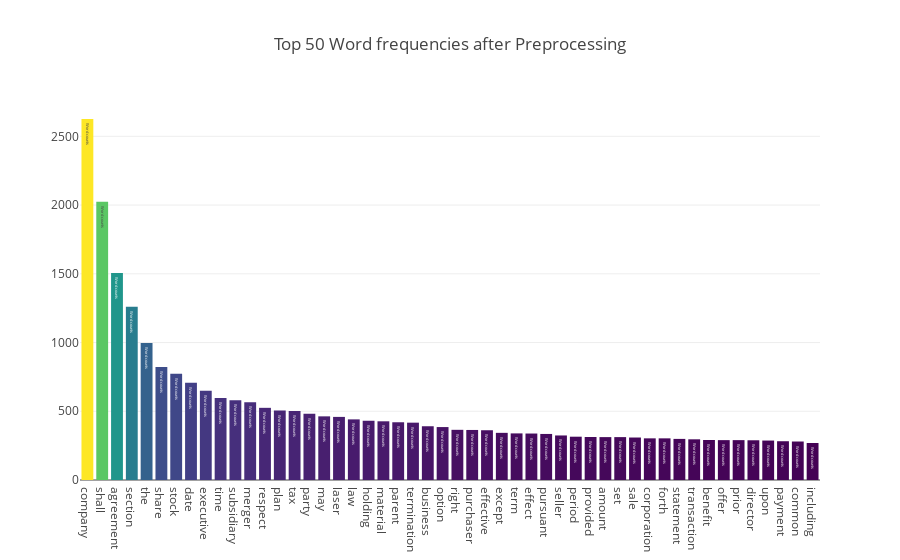
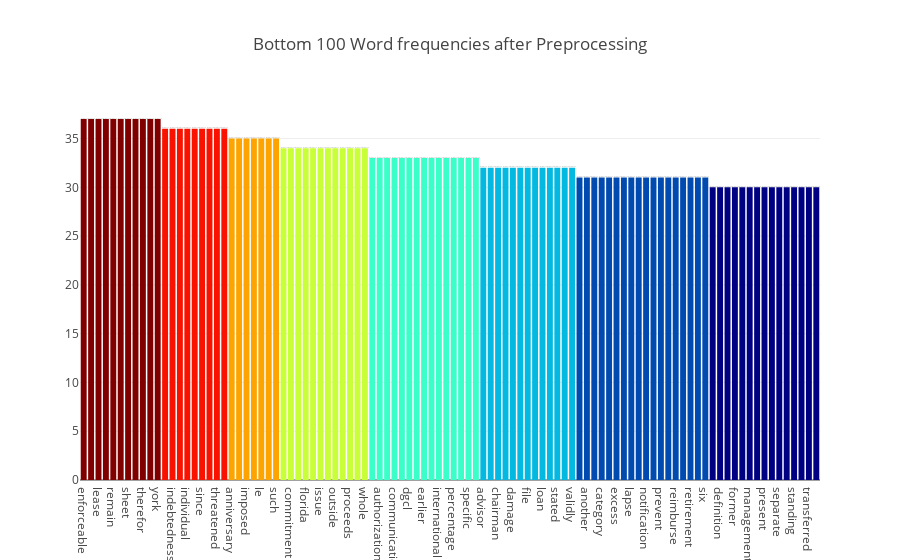

These figures' notebook cell, in order:
### Code cell
import numpy as np
feature_names = vectorizer.get_feature_names()
vector = np.asarray(sentence_transform.sum(axis=0)).ravel()
combined = list(zip(feature_names,vector))
x, y = (list(x) for x in zip(*sorted(combined, key=lambda x: x[1], reverse=True)))
# Now I want to extract out on the top 15 and bottom 15 words
Y = np.concatenate([y[0:15], y[-16:-1]])
X = np.concatenate([x[0:15], x[-16:-1]])

# Plotting the Plot.ly plot for the Top 50 word frequencies
data = [go.Bar(
            x = x[0:50],
            y = y[0:50],
            marker= dict(colorscale='Viridis',
                         color = y[0:50]
                        ),
            text='Word counts'
    )]

layout = go.Layout(
    title='Top 50 Word frequencies after Preprocessing'
)

fig = go.Figure(data=data, layout=layout)

py.iplot(fig, filename='basic-bar')

# Plotting the Plot.ly plot for the Top 50 word frequencies
data = [go.Bar(
            x = x[-100:],
            y = y[-100:],
            marker= dict(colorscale='Jet',
                         color = y[-100:]
                        ),
            text='Word counts'
    )]

layout = go.Layout(
    title='Bottom 100 Word frequencies after Preprocessing'
)

fig = go.Figure(data=data, layout=layout)

py.iplot(fig, filename='basic-bar')

### Figure 1 — Plotly figure (JSON) as saved in the notebook; plotly's stock layout.template omitted (floating-point values rounded to 4 significant figures)
{"data": [{"marker": {"color": [2626, 2024, 1506, 1261, 997, 822, 773, 707, 649, 597, 580, 565, 525, 505, 502, 482, 463, 459, 441, 431, 427, 420, 417, 391, 385, 365, 364, 362, 343, 339, 338, 335, 324, 315, 313, 312, 312, 309, 303, 303, 299, 296, 291, 290, 290, 289, 287, 282, 280, 269], "colorscale": "Viridis"}, "text": "Word counts", "type": "bar", "uid": "96cf81a8-0570-48a6-aed7-2bdff97bb713", "x": ["company", "shall", "agreement", "section", "the", "share", "stock", "date", "executive", "time", "subsidiary", "merger", "respect", "plan", "tax", "party", "may", "laser", "law", "holding", "material", "parent", "termination", "business", "option", "right", "purchaser", "effective", "except", "term", "effect", "pursuant", "seller", "period", "provided", "amount", "set", "sale", "corporation", "forth", "statement", "transaction", "benefit", "offer", "prior", "director", "upon", "payment", "common", "including"], "y": [2626, 2024, 1506, 1261, 997, 822, 773, 707, 649, 597, 580, 565, 525, 505, 502, 482, 463, 459, 441, 431, 427, 420, 417, 391, 385, 365, 364, 362, 343, 339, 338, 335, 324, 315, 313, 312, 312, 309, 303, 303, 299, 296, 291, 290, 290, 289, 287, 282, 280, 269]}], "layout": {"title": {"text": "Top 50 Word frequencies after Preprocessing"}}}

### Figure 2 — Plotly figure (JSON) as saved in the notebook; plotly's stock layout.template omitted (floating-point values rounded to 4 significant figures)
{"data": [{"marker": {"color": [37, 37, 37, 37, 37, 37, 37, 37, 37, 37, 37, 36, 36, 36, 36, 36, 36, 36, 36, 36, 35, 35, 35, 35, 35, 35, 35, 34, 34, 34, 34, 34, 34, 34, 34, 34, 34, 34, 34, 33, 33, 33, 33, 33, 33, 33, 33, 33, 33, 33, 33, 33, 33, 33, 32, 32, 32, 32, 32, 32, 32, 32, 32, 32, 32, 32, 32, 31, 31, 31, 31, 31, 31, 31, 31, 31, 31, 31, 31, 31, 31, 31, 31, 31, 31, 30, 30, 30, 30, 30, 30, 30, 30, 30, 30, 30, 30, 30, 30, 30], "colorscale": "Jet"}, "text": "Word counts", "type": "bar", "uid": "1ac0c985-dbeb-4aa5-bb3d-7bac7acf1919", "x": ["enforceable", "independent", "lease", "materially", "remain", "representative", "sheet", "signature", "therefor", "true", "york", "ended", "indebtedness", "indirectly", "individual", "primarily", "since", "thereafter", "threatened", "whereas", "anniversary", "consolidation", "imposed", "indemnification", "le", "partnership", "such", "arising", "commitment", "consummate", "florida", "from", "issue", "none", "outside", "personal", "proceeds", "sole", "whole", "agreed", "authorization", "beginning", "communication", "correct", "dgcl", "discretion", "earlier", "elect", "international", "least", "percentage", "principal", "specific", "vesting", "advisor", "beneficiary", "chairman", "counterpart", "damage", "expiration", "file", "hsr", "loan", "resulting", "stated", "untrue", "validly", "annex", "another", "beneficial", "category", "corp", "excess", "giving", "lapse", "minimum", "notification", "participate", "prevent", "regarding", "reimburse", "responsibility", "retirement", "severance", "six", "deferred", "definition", "diluted", "former", "health", "management", "march", "present", "representing", "separate", "soon", "standing", "substance", "transferred", "treasury"], "y": [37, 37, 37, 37, 37, 37, 37, 37, 37, 37, 37, 36, 36, 36, 36, 36, 36, 36, 36, 36, 35, 35, 35, 35, 35, 35, 35, 34, 34, 34, 34, 34, 34, 34, 34, 34, 34, 34, 34, 33, 33, 33, 33, 33, 33, 33, 33, 33, 33, 33, 33, 33, 33, 33, 32, 32, 32, 32, 32, 32, 32, 32, 32, 32, 32, 32, 32, 31, 31, 31, 31, 31, 31, 31, 31, 31, 31, 31, 31, 31, 31, 31, 31, 31, 31, 30, 30, 30, 30, 30, 30, 30, 30, 30, 30, 30, 30, 30, 30, 30]}], "layout": {"title": {"text": "Bottom 100 Word frequencies after Preprocessing"}}}
